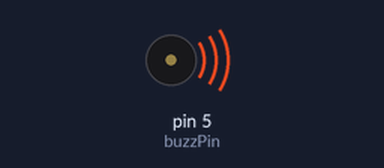
The sketch below on a simulated Arduino Uno, built with avr-gcc and run on an emulated ATmega328P. On the bench: buzzer (waves = sounding).

Above: at 0.1 s.
Timing chart, 0 to 1.6 s (numbered marks = the images above):
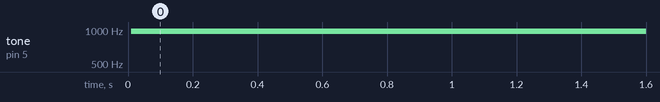

The sketch:

buzzPwm.ino
```cpp
/* https://github.com/tenbaht/sduino
                [STM8 Pinout]
                  ----------
       SDA=PB5=3-|   STM8   |-2=PA3=SS
       SCL=PB4=4-|  Sduino  |-3.3V
        PC3=5(~)-|          |-5V
     A0=PC4=6(~)-|          |-GND
    SCK=PC5=7(~)-|          |-1=PA2
  MOSI=PC6=x8(~)-|          |-0=PA1
   MISO=PC7=9(~)-|          |-RESET
     SWIM=PD1=10-|          |-15=PD6=A4=RX
       A1=PD2=11-|    --    |-14=PD5=A3=TX
       A2=PD3=12-|   |  |   |-13=PD4
                  ----------
*/
#define  buzzPin 5        // the PWM pin the buzzer is attached to
int volume = 0;           // how loud the buzzer is
int fadeAmount = 5;       // how many points to fade the buzzer volume by

int duty_cycle = 127;     // 0-255 so 50% = 127 approx

void setup()
{
  pinMode(buzzPin, OUTPUT);
}

// the loop routine runs over and over again forever:
void loop()
{
  analogWrite(buzzPin, volume);

  // change the volume for next time through the loop:
  volume = volume + fadeAmount;

  // reverse the direction of the fading at the ends of the fade:
  if (volume <= 0 || volume >= 255) {
    fadeAmount = -fadeAmount;
  }
  // wait for 1~100 milliseconds to see the volume effect
  delay(10);
}
```

Measured:
- by itself, tone on pin 5 (buzzPin): silent → 977 Hz at 0.01 s
